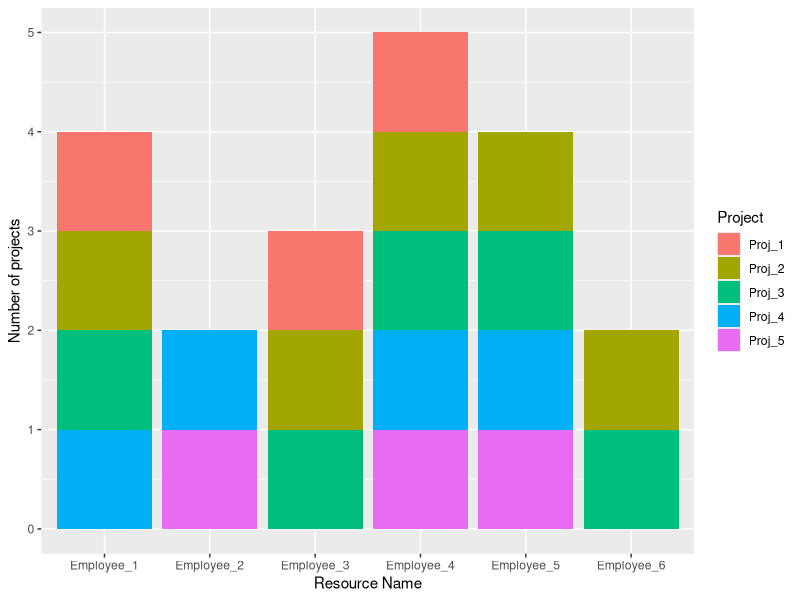
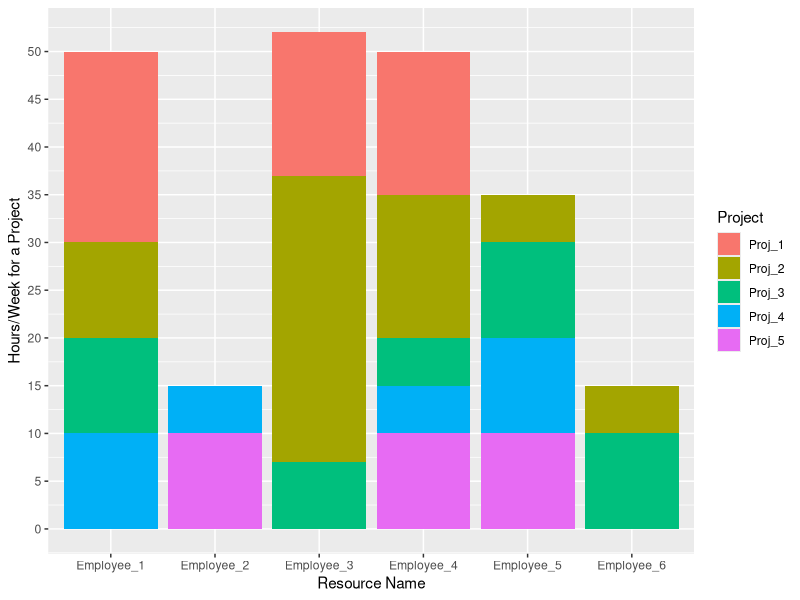

The R script that drew these images, in order:
## ---- chunk 1
library(ggplot2)
df = data.frame(read.csv('./project_aloc.csv',header = TRUE,sep = ','))
## ---- chunk 2
g <- ggplot(df,aes(x=df$Resource_Name))+geom_bar()
#g+ geom_bar(aes(weight=df$Hours.week))
g+geom_bar(aes(fill = Project))+xlab("Resource Name")+ylab("Number of projects")
## ---- chunk 3
max_hour <- data.frame(aggregate(Hours.week ~ Resource_Name,df,sum))
m_h <- max(max_hour$Hours.week) + 10
ggplot(df,aes(x=df$Resource_Name,y=df$Hours.week,label=df$Hours.week))+geom_bar(stat = 'identity',aes(fill=Project))+xlab("Resource Name")+ylab("Hours/Week for a Project")+scale_y_continuous(breaks=seq(0,50,5))
## ---- chunk 4
lvls <- levels(as.factor(max_hour$Resource_Name))

#Employees with maximum hours/week allocation
max_hr <- subset(max_hour,max_hour$Hours.week == max(max_hour$Hours.week))

#Employees with minimum hours/week allocation
min_hr <- subset(max_hour,max_hour$Hours.week == min(max_hour$Hours.week))

#Employees with maximum hours/week allocation
for(row in 1:nrow(max_hr)){
  cat("Employee with maximum hours per week allocation is",lvls[max_hr[row,1]],"with",max_hr[row,2],"hours/week\n")
  
}

#Employees with minimum hours/week allocation
for(row in 1:nrow(min_hr)){
  cat("Employee with minimum hours per week allocation is",lvls[min_hr[row,1]],"with",min_hr[row,2],"hours/week\n")
  
}

cat("Average hours/week allocation for the team is",mean(max_hour$Hours.week),"hours/week")
